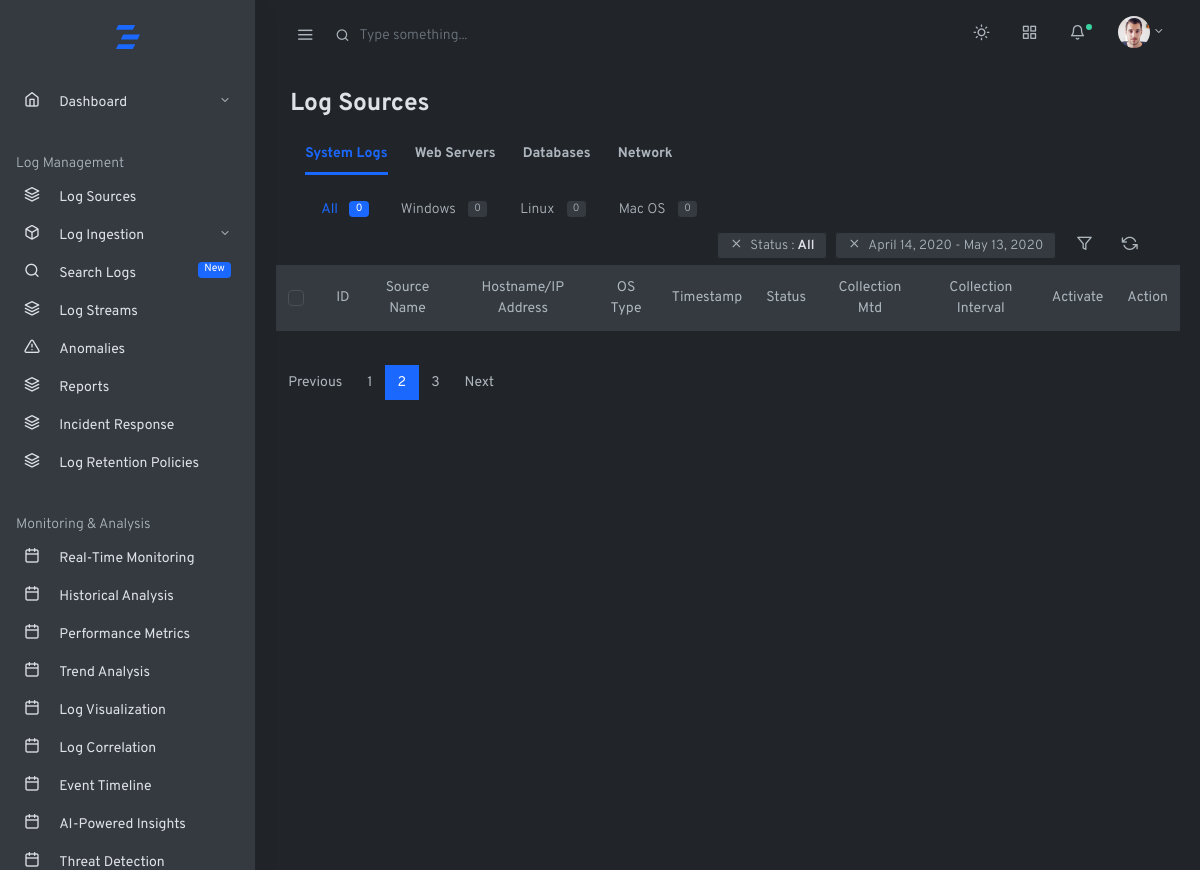
The page /home/log-sources/ on the database as committed earlier.
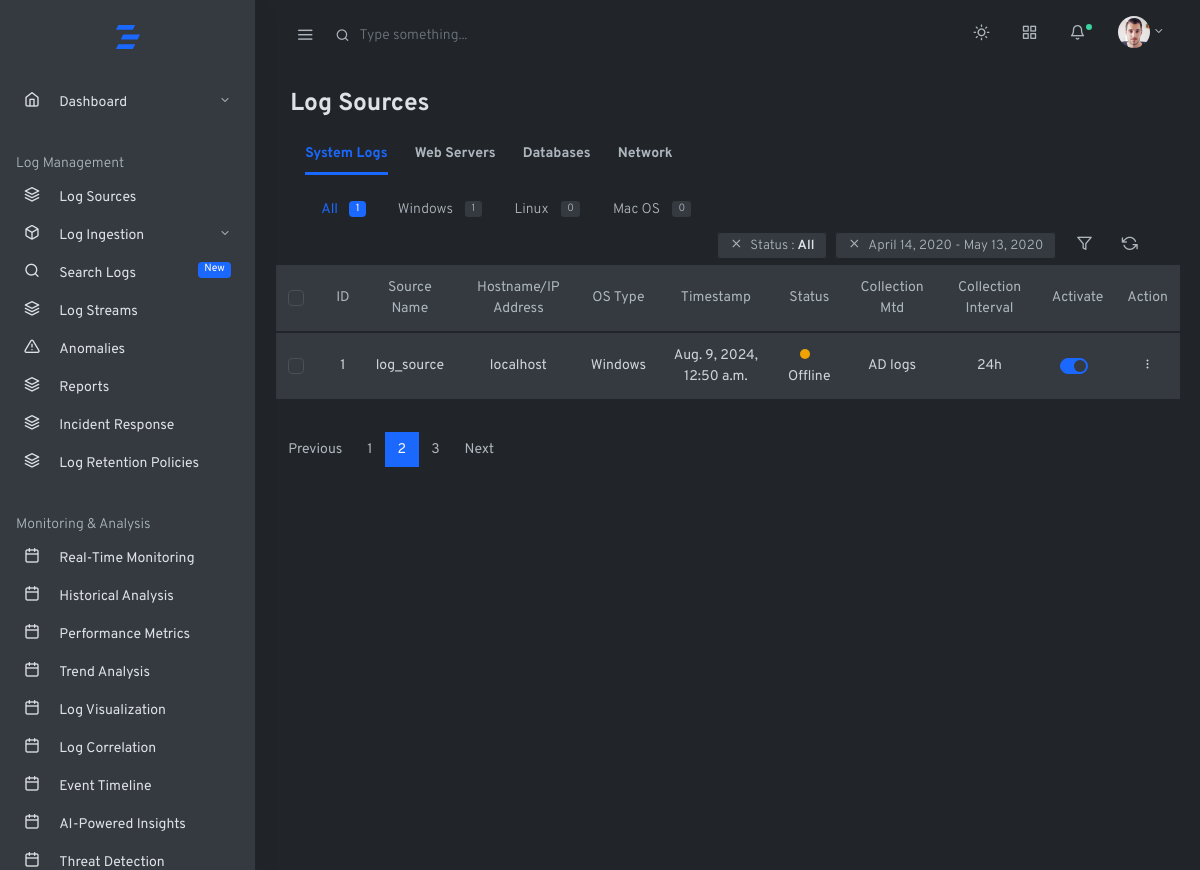
The same page on the database as committed later.
### log_management_app/models.py (models this page shows, shortened)
class WindowsActiveDirectoryLogSource(models.Model):
    SOURCE_STATUS_CHOICES = [
        ('Online', 'Active'),
        ('Offline', 'Inactive'),
    ]
    COLLECTION_INTERVAL_CHOICES = [
        ('5m', 'Every 5 minutes'),
        ('15m', 'Every 15 minutes'),
        ('30m', 'Every 30 minutes'),
        ('1h', 'Every 1 hour'),
        ('6h', 'Every 6 hours'),
        ('12h', 'Every 12 hours'),
        ('24h', 'Every 24 hours'),
    ]
    RETENTION_POLICY_CHOICES = [
        ('7d', '7 days'),
        ('14d', '14 days'),
        ('30d', '30 days'),
        ('60d', '60 days'),
        ('90d', '90 days'),
        ('180d', '180 days'),
        ('365d', '365 days'),
    ]
    log_source_name = models.CharField(max_length=100, default='log_source')
    hostname_ip_address = models.CharField(max_length=255, default='localhost', null=True)
    domain_name=models.CharField(max_length=200)
    ingestion_mtd = models.CharField(max_length=30, default='powershell')
    os_type=models.CharField(max_length=50,default='Windows')
    status = models.CharField(max_length=10, choices=SOURCE_STATUS_CHOICES, default='Offline')
    collection_interval = models.CharField(max_length=10, choices=COLLECTION_INTERVAL_CHOICES, default='24h')
    retention_policy = models.CharField(max_length=10, choices=RETENTION_POLICY_CHOICES, default='30d')
    collection_mtd = models.CharField(max_length=50, default='AD logs')
    activate = models.BooleanField(default=True)
    created_at = models.DateTimeField(auto_now_add=True, null=True)
    updated_at = models.DateTimeField(auto_now=True, null=True)

### log_management_app/views.py (the view)
# urls.py: path('home/log-sources/',views.logsources,name='logsources'),
def logsources(request, os_type=None):
    log_sources_1 = WindowsLogSource.objects.all()
    log_sources_2 = WindowsFileLogSource.objects.all()
    log_sources_3 = WindowsPerfLogs.objects.all()
    log_sources_4 = WindowsActiveDirectoryLogSource.objects.all()
    log_sources_5 = LinuxLogSource.objects.all()
    log_sources_6 = LinuxFileLogSource.objects.all()
    log_sources_7 = LinuxPerfLogs.objects.all()
    log_sources_8 = LDAPLogSource.objects.all()
    log_sources_9 = MacLogSource.objects.all()
    log_sources_10 = MacFileLogSource.objects.all()
    log_sources_11 = MacPerfLogs.objects.all()
    log_sources_12 = OpenDirLogSource.objects.all()
    all_log_sources = list(chain(
        log_sources_1, log_sources_2, log_sources_3, log_sources_4,
        log_sources_5, log_sources_6, log_sources_7, log_sources_8,
        log_sources_9, log_sources_10, log_sources_11, log_sources_12
    ))
    windows_count = len(list(chain(log_sources_1, log_sources_2, log_sources_3, log_sources_4)))
    linux_count = len(list(chain(log_sources_5, log_sources_6, log_sources_7, log_sources_8)))
    mac_count = len(list(chain(log_sources_9, log_sources_10, log_sources_11, log_sources_12)))
    all_count = len(all_log_sources)  # Total count of all log sources
    if os_type == "windows":
        log_sources = list(chain(log_sources_1, log_sources_2, log_sources_3, log_sources_4))
    elif os_type == "linux":
        log_sources = list(chain(log_sources_5, log_sources_6, log_sources_7, log_sources_8))
    elif os_type == "macos":
        log_sources = list(chain(log_sources_9, log_sources_10, log_sources_11, log_sources_12))
    else:
        log_sources = all_log_sources
    context = {
        'log_sources': log_sources,
        'windows_count': windows_count,
        'linux_count': linux_count,
        'mac_count': mac_count,
        'all_count': all_count,
        'os_type': os_type,  # Pass os_type to the template for active tab
    }
    return render(request, 'baseapp/logsources/logsources.html', context)

### log_management_app/templates/baseapp/logsources/logsources.html (shortened to what this page needs)
{% extends 'mainhome.html' %}
{% block content %}
        <div class="container-fluid">
          <div class="row justify-content-center">
            <div class="col-12">
              <h2 class="h3 mb-3 page-title">Log Sources</h2>
              <div class="row mb-4 items-align-center">
                <div class="col-md">
                  <div class="col-md">
                    <ul class="nav nav-tabs mb-3" id="myTab" role="tablist">
                        <li class="nav-item">
                            <a class="nav-link active" id="system-logs-tab" data-toggle="tab" href="#system-logs" role="tab" aria-controls="system-logs" aria-selected="true">System Logs</a>
                        </li>
                        <li class="nav-item">
                            <a class="nav-link" id="web-servers-tab" data-toggle="tab" href="#web-servers" role="tab" aria-controls="web-servers" aria-selected="false">Web Servers</a>
                        </li>
                        <li class="nav-item">
                            <a class="nav-link" id="databases-tab" data-toggle="tab" href="#databases" role="tab" aria-controls="databases" aria-selected="false">Databases</a>
                        </li>
                        <li class="nav-item">
                            <a class="nav-link" id="caching-systems-tab" data-toggle="tab" href="#caching-systems" role="tab" aria-controls="caching-systems" aria-selected="false">Network</a>
                        </li>
                    </ul>
                    <div class="tab-content" id="myTabContent">
                        <div class="tab-pane fade show active" id="system-logs" role="tabpanel" aria-labelledby="system-logs-tab">
                            <ul class="nav nav-pills">
                                <li class="nav-item">
                                    <a class="nav-link {% if not os_type %}active bg-transparent text-primary{% else %}text-muted{% endif %}" href="{% url 'logsources' %}">
                                        All
                                        <span class="badge badge-pill {% if not os_type %}bg-primary text-white{% else %}bg-white border text-muted{% endif %} ml-2">{{all_count}}</span>
                                    </a>
                                </li>
                                <li class="nav-item">
                                    <a class="nav-link {% if os_type == 'windows' %}active{% else %}text-muted{% endif %}" href="{% url 'logsources' 'windows' %}">
                                        Windows
                                        <span class="badge badge-pill {% if os_type == 'windows' %}bg-primary text-white{% else %}bg-white border text-muted{% endif %} ml-2">{{windows_count}}</span>
                                    </a>
                                </li>
                                <li class="nav-item">
                                    <a class="nav-link {% if os_type == 'linux' %}active{% else %}text-muted{% endif %}" href="{% url 'logsources' 'linux' %}">
                                        Linux
                                        <span class="badge badge-pill {% if os_type == 'linux' %}bg-primary text-white{% else %}bg-white border text-muted{% endif %} ml-2">{{linux_count}}</span>
                                    </a>
                                </li>
                                <li class="nav-item">
                                    <a class="nav-link {% if os_type == 'macos' %}active{% else %}text-muted{% endif %}" href="{% url 'logsources' 'macos' %}">
                                        Mac OS
                                        <span class="badge badge-pill {% if os_type == 'macos' %}bg-primary text-white{% else %}bg-white border text-muted{% endif %} ml-2">{{mac_count}}</span>
                                    </a>
                                </li>
                            </ul>
                        </div>
                    </div>
                </div>
                <div class="col-md-auto ml-auto text-right">
                  <span class="small bg-white border py-1 px-2 rounded mr-2 d-none d-lg-inline">
                    <a href="#" class="text-muted"><i class="fe fe-x mx-1"></i></a>
                    <span class="text-muted">Status : <strong>All</strong></span>
                  </span>
                  <span class="small bg-white border py-1 px-2 rounded mr-2 d-none d-lg-inline">
                    <a href="#" class="text-muted"><i class="fe fe-x mx-1"></i></a>
                    <span class="text-muted">April 14, 2020 - May 13, 2020</span>
                  </span>
                  <button type="button" class="btn" data-toggle="modal" data-target=".modal-slide"><span class="fe fe-filter fe-16 text-muted"></span></button>
                  <button type="button" class="btn"><span class="fe fe-refresh-ccw fe-16 text-muted"></span></button>
                </div>
              </div>
              <table class="table border table-hover bg-white">
                <thead>
                  <tr role="row">
                    <th>
                      <div class="custom-control custom-checkbox">
                      </div>
                    </th>
                    <th class="text-center">ID</th>
                    <th class="text-center">Source Name</th>
                    <th class="text-center">Hostname/IP Address</th>
                    <th class="text-center">OS Type</th>
                    <th class="text-center">Timestamp</th>
                    <th class="text-center">Status</th>
                    <th class="text-center">Collection Mtd</th>
                    <th class="text-center">Collection Interval</th>
                    <th class="text-center">Activate</th>
                    <th class="text-center">Action</th>
                  </tr>
                </thead>
                <tbody>
                  {%for log_source in log_sources %}
                  <tr>
                    <td class="align-center">
                      <div class="custom-control custom-checkbox">
                      </div>
                    </td>
                    <td class="text-center">{{log_source.id}}</td>
                    <td class="text-center">{{log_source.log_source_name}}</td>
                    <td class="text-center">{{log_source.hostname_ip_address}}</td>
                    <td class="text-center">{{log_source.os_type}}</td>
                    <td class="text-center">{{log_source.created_at}}</td>
                    {% if log_source.status == 'Online' %}
                        <td class="text-center"><span class="dot dot-lg bg-success mr-2"></span>Online</td>
                    {% else %}
                        <td class="text-center"><span class="dot dot-lg bg-warning mr-2"></span>Offline</td>
                    {% endif %}
                    <td class="text-center">{{log_source.collection_mtd}}</td>
                    <td class="text-center">{{log_source.collection_interval}}</td>
                    <td class="text-center">
                      <div class="custom-control custom-switch">
                      </div>
                  </td>
                    <td class="text-center">
                      <div class="dropdown">
                        <button class="btn btn-sm dropdown-toggle more-vertical" type="button" data-toggle="dropdown" aria-haspopup="true" aria-expanded="false">
                        </button>
                      </div>
                    </td>
                  </tr>
                </tbody>
                {%endfor%}
              </table>
              <nav aria-label="Table Paging" class="my-3">
                <ul class="pagination justify-content-end mb-0">
                  <li class="page-item"><a class="page-link" href="#">Previous</a></li>
                  <li class="page-item"><a class="page-link" href="#">1</a></li>
                  <li class="page-item active"><a class="page-link" href="#">2</a></li>
                  <li class="page-item"><a class="page-link" href="#">3</a></li>
                  <li class="page-item"><a class="page-link" href="#">Next</a></li>
                </ul>
              </nav>
            </div>
          </div>
        </div>
        {% endblock %}

Rows that differ between the two databases and show on the page:
added WindowsActiveDirectoryLogSource: id "1", log_source_name "log_source", hostname_ip_address "localhost", os_type "Windows", created_at "Aug. 9, 2024, 12:50 a.m.", status "Offline" (drawn), collection_mtd "AD logs", collection_interval "24h"
Other text that changed with them:
{{ all_count }}: "0" → "1"
{{ windows_count }}: "0" → "1"
